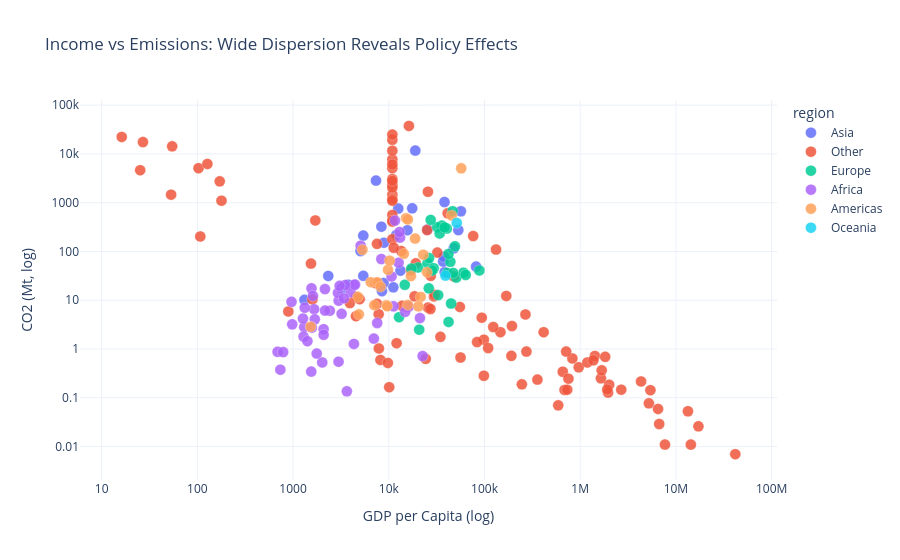

The notebook cell saved with this chart:
### Markdown cell above
### Chart 5. Income Is Context, Not Destiny, in Emission Outcomes
Observed pattern: Countries with comparable income levels exhibit very different emissions profiles.
WHY: The transmission channel from income to emissions is mediated by policy choices, grid mix, and energy productivity.
IMPLICATION: GDP growth without energy-system reform does not deliver consistent decarbonization outcomes.

### Code cell
sc5 = latest_df[(latest_df['gdp_per_capita_final'] > 0) & (latest_df['co2'] > 0)].copy()

fig = px.scatter(
    sc5,
    x='gdp_per_capita_final',
    y='co2',
    color='region',
    hover_name='country',
    log_x=True,
    log_y=True,
    title='Income vs Emissions: Wide Dispersion Reveals Policy Effects',
    labels={'gdp_per_capita_final': 'GDP per Capita (log)', 'co2': 'CO2 (Mt, log)'}
)
fig.update_traces(marker=dict(size=11, opacity=0.85, line=dict(width=0.3, color='white')))
fig.update_layout(template='plotly_white', height=560)
fig.show()

### Figure 1 — Plotly figure (JSON) as saved in the notebook; plotly's stock layout.template omitted (floating-point values rounded to 4 significant figures)
{"data": [{"hovertemplate": "<b>%{hovertext}</b><br><br>region=Asia<br>GDP per Capita (log)=%{x}<br>CO2 (Mt, log)=%{y}<extra></extra>", "hovertext": ["Afghanistan", "Bahrain", "Bangladesh", "Cambodia", "China", "India", "Indonesia", "Iran", "Iraq", "Israel", "Japan", "Jordan", "Kuwait", "Lebanon", "Malaysia", "Mongolia", "Myanmar", "Nepal", "Oman", "Pakistan", "Philippines", "Saudi Arabia", "Singapore", "Sri Lanka", "Syria", "Taiwan", "Thailand", "Vietnam"], "legendgroup": "Asia", "marker": {"color": "#636efa", "line": {"color": "white", "width": 0.3}, "opacity": 0.85, "size": 11, "symbol": "circle"}, "mode": "markers", "name": "Asia", "orientation": "v", "showlegend": true, "type": "scatter", "x": [1314.0, 38320.0, 5066.0, 3787.0, 18920.0, 7350.0, 12550.0, 17560.0, 11970.0, 36990.0, 38200.0, 8820.0, 47710.0, 8485.0, 25290.0, 13230.0, 5414.0, 3229.0, 37490.0, 5412.0, 8905.0, 56690.0, 81740.0, 11160.0, 2331.0, 53280.0, 15670.0, 8365.0], "xaxis": "x", "y": [10.17, 37.83, 102.1, 20.86, 11710.0, 2831.0, 758.0, 767.2, 217.6, 62.27, 1030.0, 22.43, 115.8, 15.36, 281.9, 40.44, 31.64, 17.61, 77.99, 212.0, 151.0, 667.0, 48.93, 18.38, 31.42, 274.0, 272.6, 322.7], "yaxis": "y"}, {"hovertemplate": "<b>%{hovertext}</b><br><br>region=Other<br>GDP per Capita (log)=%{x}<br>CO2 (Mt, log)=%{y}<extra></extra>", "hovertext": ["Africa", "Africa (GCP)", "Andorra", "Anguilla", "Antigua and Barbuda", "Armenia", "Aruba", "Asia", "Asia (GCP)", "Asia (excl. China and India)", "Azerbaijan", "Bahamas", "Barbados", "Belarus", "Belize", "Bermuda", "Bhutan", "Bonaire Sint Eustatius and Saba", "British Virgin Islands", "Brunei", "Cape Verde", "Central America (GCP)", "Congo", "Cook Islands", "Curacao", "Cyprus", "Czechia", "Democratic Republic of Congo", "Dominica", "East Timor", "Estonia", "Eswatini", "Europe", "Europe (GCP)", "Europe (excl. EU-27)", "Europe (excl. EU-28)", "European Union (27)", "European Union (28)", "Faroe Islands", "Fiji", "French Polynesia", "Georgia", "Greenland", "Grenada", "Guyana", "High-income countries", "Hong Kong", "International aviation", "International shipping", "Kazakhstan", "Kiribati", "Kyrgyzstan", "Laos", "Latvia", "Liechtenstein", "Lithuania", "Low-income countries", "Lower-middle-income countries", "Luxembourg", "Macao", "Maldives", "Malta", "Marshall Islands", "Micronesia (country)", "Middle East (GCP)", "Moldova", "Montserrat", "Nauru", "New Caledonia", "Niue", "Non-OECD (GCP)", "North America", "North America (GCP)", "North America (excl. USA)", "North Korea", "North Macedonia", "OECD (GCP)", "Oceania", "Oceania (GCP)", "Palau", "Palestine", "Papua New Guinea", "Qatar", "Russia", "Saint Helena", "Saint Kitts and Nevis", "Saint Lucia", "Saint Pierre and Miquelon", "Saint Vincent and the Grenadines", "Samoa", "Seychelles", "Sint Maarten (Dutch part)", "Slovakia", "Solomon Islands", "South America", "South America (GCP)", "South Korea", "Suriname", "Tajikistan", "Tonga", "Turkmenistan", "Turks and Caicos Islands", "Tuvalu", "Ukraine", "United Arab Emirates", "Upper-middle-income countries", "Uzbekistan", "Vanuatu", "Wallis and Futuna", "World", "Yemen"], "legendgroup": "Other", "marker": {"color": "#EF553B", "line": {"color": "white", "width": 0.3}, "opacity": 0.85, "size": 11, "symbol": "circle"}, "mode": "markers", "name": "Other", "orientation": "v", "showlegend": true, "type": "scatter", "x": [53.14, 10890.0, 964500.0, 5414000.0, 828100.0, 13790.0, 713400.0, 16.2, 10890.0, 10890.0, 17030.0, 193400.0, 12070.0, 19160.0, 190900.0, 1187000.0, 98470.0, 2684000.0, 2005000.0, 168900.0, 8179.0, 10890.0, 3924.0, 5214000.0, 414900.0, 25730.0, 32130.0, 891.8, 10100.0, 56160.0, 29630.0, 7872.0, 102.8, 10890.0, 10890.0, 10890.0, 171.2, 10890.0, 1423000.0, 83630.0, 274200.0, 18590.0, 1373000.0, 657600.0, 93590.0, 54.53, 47780.0, 10890.0, 10890.0, 25140.0, 589300.0, 4558.0, 7270.0, 27240.0, 1955000.0, 30110.0, 107.3, 25.26, 55300.0, 109200.0, 146700.0, 34640.0, 1918000.0, 685800.0, 10890.0, 7838.0, 17180000.0, 6504000.0, 267800.0, 41700000.0, 10890.0, 127.2, 10890.0, 10890.0, 1538.0, 15630.0, 10890.0, 1707.0, 10890.0, 4324000.0, 4538.0, 7536.0, 132000.0, 25630.0, 14320000.0, 1645000.0, 9783.0, 13350000.0, 753400.0, 357200.0, 24320.0, 1824000.0, 27470.0, 98450.0, 178.6, 10890.0, 41280.0, 123400.0, 4964.0, 732000.0, 13490.0, 1676000.0, 7680000.0, 7532.0, 76130.0, 27.0, 11260.0, 245600.0, 6686000.0, 16220.0, 1592.0], "xaxis": "x", "y": [1459.0, 1459.0, 0.423, 0.143, 0.642, 7.699, 0.888, 22240.0, 19460.0, 7695.0, 41.17, 2.962, 1.315, 57.12, 0.724, 0.531, 1.55, 0.147, 0.186, 12.24, 0.598, 178.5, 8.728, 0.077, 2.209, 7.071, 95.04, 5.892, 0.165, 0.67, 11.97, 1.028, 5096.0, 5096.0, 2359.0, 2048.0, 2737.0, 3048.0, 0.723, 1.389, 0.887, 12.0, 0.587, 0.342, 4.397, 14270.0, 30.76, 407.1, 558.6, 274.3, 0.07, 11.51, 22.55, 6.608, 0.128, 12.89, 202.7, 4626.0, 7.274, 1.049, 2.216, 1.774, 0.148, 0.145, 2790.0, 5.173, 0.026, 0.059, 5.116, 0.007, 24900.0, 6236.0, 6058.0, 1181.0, 56.29, 7.352, 11660.0, 433.5, 425.1, 0.217, 4.702, 8.436, 109.6, 1675.0, 0.011, 0.251, 0.518, 0.053, 0.247, 0.236, 0.629, 0.692, 31.59, 0.283, 1100.0, 1100.0, 606.9, 2.828, 10.52, 0.147, 102.1, 0.366, 0.011, 143.0, 207.1, 17460.0, 119.1, 0.189, 0.029, 37530.0, 10.4], "yaxis": "y"}, {"hovertemplate": "<b>%{hovertext}</b><br><br>region=Europe<br>GDP per Capita (log)=%{x}<br>CO2 (Mt, log)=%{y}<extra></extra>", "hovertext": ["Albania", "Austria", "Belgium", "Bosnia and Herzegovina", "Bulgaria", "Croatia", "Denmark", "Finland", "France", "Germany", "Greece", "Hungary", "Iceland", "Ireland", "Italy", "Kosovo", "Montenegro", "Netherlands", "Norway", "Poland", "Portugal", "Romania", "Serbia", "Slovenia", "Spain", "Sweden", "Switzerland", "Turkey", "United Kingdom"], "legendgroup": "Europe", "marker": {"color": "#00cc96", "line": {"color": "white", "width": 0.3}, "opacity": 0.85, "size": 11, "symbol": "circle"}, "mode": "markers", "name": "Europe", "orientation": "v", "showlegend": true, "type": "scatter", "x": [12790.0, 44000.0, 42060.0, 14690.0, 20270.0, 26180.0, 50730.0, 40610.0, 40310.0, 46500.0, 25340.0, 29470.0, 42120.0, 60350.0, 35830.0, 44760.0, 20780.0, 49130.0, 88390.0, 32070.0, 28390.0, 26330.0, 17200.0, 32800.0, 33980.0, 47120.0, 63620.0, 27410.0, 38360.0], "xaxis": "x", "y": [4.498, 61.45, 88.92, 20.74, 46.93, 17.59, 29.09, 36.34, 295.3, 667.8, 57.61, 45.27, 3.598, 36.68, 340.1, 8.569, 2.495, 127.5, 40.83, 314.9, 40.72, 73.19, 44.46, 12.73, 234.2, 36.34, 32.95, 443.6, 311.1], "yaxis": "y"}, {"hovertemplate": "<b>%{hovertext}</b><br><br>region=Africa<br>GDP per Capita (log)=%{x}<br>CO2 (Mt, log)=%{y}<extra></extra>", "hovertext": ["Algeria", "Angola", "Benin", "Botswana", "Burkina Faso", "Burundi", "Cameroon", "Central African Republic", "Chad", "Comoros", "Cote d'Ivoire", "Djibouti", "Egypt", "Equatorial Guinea", "Eritrea", "Ethiopia", "Gabon", "Gambia", "Ghana", "Guinea", "Guinea-Bissau", "Kenya", "Lesotho", "Liberia", "Libya", "Madagascar", "Malawi", "Mali", "Mauritania", "Mauritius", "Morocco", "Mozambique", "Namibia", "Niger", "Nigeria", "Rwanda", "Sao Tome and Principe", "Senegal", "Sierra Leone", "Somalia", "South Africa", "South Sudan", "Sudan", "Tanzania", "Togo", "Tunisia", "Uganda", "Zambia", "Zimbabwe"], "legendgroup": "Africa", "marker": {"color": "#ab63fa", "line": {"color": "white", "width": 0.3}, "opacity": 0.85, "size": 11, "symbol": "circle"}, "mode": "markers", "name": "Africa", "orientation": "v", "showlegend": true, "type": "scatter", "x": [13100.0, 4444.0, 2419.0, 16100.0, 1658.0, 688.9, 2994.0, 736.0, 1307.0, 2016.0, 3996.0, 2986.0, 12970.0, 11200.0, 22550.0, 2153.0, 14820.0, 1766.0, 4387.0, 1685.0, 1548.0, 3509.0, 2083.0, 787.5, 12660.0, 1268.0, 1287.0, 1324.0, 3215.0, 21150.0, 8349.0, 962.8, 7564.0, 978.9, 5084.0, 2085.0, 3646.0, 2941.0, 1411.0, 4319.0, 11600.0, 6977.0, 1557.0, 3063.0, 1569.0, 10680.0, 2156.0, 3398.0, 1612.0], "xaxis": "x", "y": [192.8, 21.09, 6.092, 7.396, 6.542, 0.878, 9.792, 0.377, 2.8, 0.532, 14.5, 0.55, 249.9, 7.497, 0.718, 16.96, 5.783, 0.808, 20.75, 4.052, 0.344, 20.54, 2.551, 0.864, 58.97, 4.21, 1.801, 7.02, 5.267, 4.317, 69.78, 9.296, 3.414, 3.201, 131.4, 1.957, 0.136, 14.13, 1.444, 1.271, 428.8, 1.634, 17.53, 19.7, 2.739, 30.79, 6.128, 10.94, 12.23], "yaxis": "y"}, {"hovertemplate": "<b>%{hovertext}</b><br><br>region=Americas<br>GDP per Capita (log)=%{x}<br>CO2 (Mt, log)=%{y}<extra></extra>", "hovertext": ["Argentina", "Bolivia", "Brazil", "Canada", "Chile", "Colombia", "Costa Rica", "Cuba", "Dominican Republic", "Ecuador", "El Salvador", "Guatemala", "Haiti", "Honduras", "Jamaica", "Mexico", "Nicaragua", "Panama", "Paraguay", "Peru", "Trinidad and Tobago", "United States", "Uruguay", "Venezuela"], "legendgroup": "Americas", "marker": {"color": "#FFA15A", "line": {"color": "white", "width": 0.3}, "opacity": 0.85, "size": 11, "symbol": "circle"}, "mode": "markers", "name": "Americas", "orientation": "v", "showlegend": true, "type": "scatter", "x": [18830.0, 6472.0, 15160.0, 45370.0, 22930.0, 14360.0, 15810.0, 7609.0, 17020.0, 9820.0, 9438.0, 8193.0, 1526.0, 4753.0, 7051.0, 15810.0, 4868.0, 21530.0, 9634.0, 10210.0, 25080.0, 57080.0, 20370.0, 5305.0], "xaxis": "x", "y": [183.8, 23.49, 480.1, 547.7, 85.74, 89.44, 8.01, 23.26, 31.23, 42.07, 7.913, 18.91, 2.87, 11.74, 7.908, 453.8, 5.131, 11.71, 7.533, 64.78, 37.49, 5055.0, 7.501, 108.4], "yaxis": "y"}, {"hovertemplate": "<b>%{hovertext}</b><br><br>region=Oceania<br>GDP per Capita (log)=%{x}<br>CO2 (Mt, log)=%{y}<extra></extra>", "hovertext": ["Australia", "New Zealand"], "legendgroup": "Oceania", "marker": {"color": "#19d3f3", "line": {"color": "white", "width": 0.3}, "opacity": 0.85, "size": 11, "symbol": "circle"}, "mode": "markers", "name": "Oceania", "orientation": "v", "showlegend": true, "type": "scatter", "x": [51310.0, 39090.0], "xaxis": "x", "y": [384.1, 31.97], "yaxis": "y"}], "layout": {"height": 560, "legend": {"title": {"text": "region"}, "tracegroupgap": 0}, "title": {"text": "Income vs Emissions: Wide Dispersion Reveals Policy Effects"}, "xaxis": {"anchor": "y", "domain": [0, 1], "title": {"text": "GDP per Capita (log)"}, "type": "log"}, "yaxis": {"anchor": "x", "domain": [0, 1], "title": {"text": "CO2 (Mt, log)"}, "type": "log"}}}
